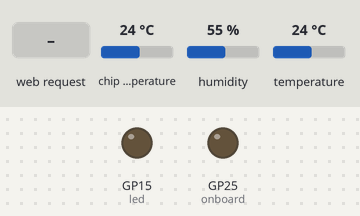
This program was run on a simulated Raspberry Pi Pico running MicroPython. Parts: output pins drawn as LEDs (lit = HIGH). The test bench sets the inputs (shaded band); at power-on: chip temperature 24 °C, humidity 55 %, temperature 24 °C. WiFi joins after 1.5 s; library files of the repository ran but are not shown: dht11_test.py; what the program prints to the serial console is not drawn.

Above: at 1.2 s.
1.3 s: HTTP request GET /lighton received
At 3.2 s:
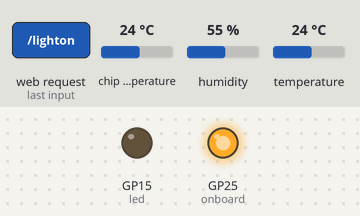
4.3 s: HTTP request GET /lightoff received
5.8 s: HTTP request GET /temperature received
Timing chart, 0 to 11.0 s (numbered marks = the images above; inputs shaded):
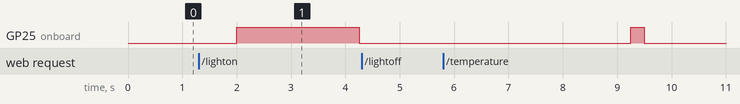

The program:

main.py
```python
import network
import socket
import time
from picozero import pico_temp_sensor, pico_led
import machine
import dht11_test
import ubinascii

from machine import Pin
import uasyncio as asyncio

led = Pin(15, Pin.OUT)
onboard = Pin("LED", Pin.OUT, value=0)

ssid = 'Raspiwifi'
password = 'raspiwifi23'

ip_address = ''
mac_address = ''

def webpage(mac, pico_temp, temp, temp_f, humid):
    #Template HTML

    html = "dht11_humid; "+str(humid) +", macid; "+str(mac)+", dht11_temp; "+str(temp)+", pico_temp; "+str(pico_temp)
    return str(html)


def connect_to_network():
    #Connect to WLAN
    wlan = network.WLAN(network.STA_IF)
    wlan.active(True)
    wlan.connect(ssid, password)
    while wlan.isconnected() == False:
        print('Waiting for connection...')
        onboard.off()
        time.sleep(2)
        onboard.on()
        time.sleep(2)

    ip = wlan.ifconfig()[0]
    mac = ubinascii.hexlify(wlan.config('mac'),':').decode()

    return wlan, ip, mac

async def serve_client(reader, writer):
    print("Client connected")
    request_line = await reader.readline()
    print("Request:", request_line)

    # We are not interested in HTTP request headers,
    while await reader.readline() != b"\r\n":
        pass

    request = str(request_line)
    response = request
    #led_off = request.find('/light/off')
    #print( 'led on = ' + str(led_on))
    #print( 'led off = ' + str(led_off))
    if request.find('/lighton') > -1:
        onboard.on()
        response = 'lighton'
    elif request.find('/lightoff') > -1:
        onboard.off()
        response = 'lightoff'
    elif request.find('/temperature') > -1:

        pico_temp = pico_temp_sensor.temp
        temp, temp_f, humid = dht11_test.measure_temp()
        wlan = network.WLAN(network.STA_IF)
        mac = ubinascii.hexlify(wlan.config('mac'),':').decode()

        print('------------------------')
        print('Temperature: %3.1f C' %temp)
        print('Temperature: %3.1f F' %temp_f)
        print('Humidity: %3.1f %%' %humid)

        response = webpage(mac, pico_temp, temp, temp_f, humid)

    writer.write('HTTP/1.0 200 OK\r\nContent-type: text/html\r\n\r\n')
    writer.write(response)

    await writer.drain()
    await writer.wait_closed()
    print("Client disconnected")


async def main():
    print('Connecting to Network...')
    wlan, ip_address, mac_address = connect_to_network()
    print('ip = ' + ip_address)
    print('mac = ' + mac_address)

    print('Setting up webserver...')
    asyncio.create_task(asyncio.start_server(serve_client, "0.0.0.0", 80))
    while True:
        onboard.on()
        await asyncio.sleep(0.25)
        onboard.off()
        await asyncio.sleep(5)


try:
    asyncio.run(main())
except KeyboardInterrupt:
    machine.reset()
finally:
    asyncio.new_event_loop()
```

Measured:
- after the input at 4.3 s, every drawn part: stays the same
